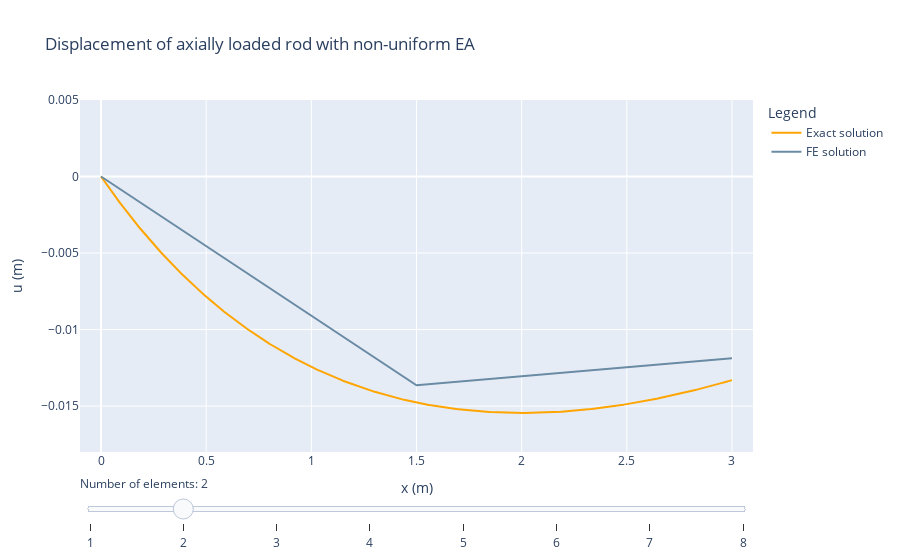

This figure's notebook cell:
### Markdown cell above
## Additional case with non-uniform stiffness

The problem above has one peculiar feature, which is that the nodal values always coincide with the exact solution. This is not a property of the finite element method. For completeness, we show the convergence behavior for a slightly more complicated problem, namely one where $EA$ is a linear function of $x$:

$$
EA = 1\cdot10^3(1+\alpha x)
$$

with $\alpha=0.5$ m$^{-1}$.
With the same boundary conditions, we get a convergence behavior is more typical for what one can expect from finite element solutions. The finite element model still converges to the exact result, but the approximate nature of the solution is now not only visible for the field inside the elements but also for the nodal values themselves.

### Code cell
import plotly.graph_objects as go
import numpy as np
import matplotlib.pyplot as plt

# Redefine matrix assembly to pass on coordinates

def get_element_matrix(EA0, elcoords):
    
    alpha = 0.5
    dx = elcoords[1] - elcoords[0]
    
    # Defining integration locations and weights
    integration_locations = [(dx - dx/(3**0.5))/2, (dx + dx/(3**0.5))/2]
    integration_weights = [dx/2, dx/2]
    n_ip = len(integration_weights)
    
    # Setting up the local element stiffness matrix
    n_node = 2
    K_loc = np.zeros((n_node,n_node))

    # Evaluation of the stiffness matrix in a loop over integration points
    for x_i, w_i in zip(integration_locations, integration_weights):
        B = evaluate_B(x_i, dx)
        EA_loc = EA0*(1 + alpha * (x_i + elcoords[0]))
        K_loc += EA_loc*np.dot(np.transpose(B), B)*w_i

    return K_loc


def assemble_global_K(rod_length, n_el, EA):
    n_DOF = n_el+1
    dx = rod_length/n_el
    K_global = np.zeros((n_DOF, n_DOF))
    
    for i in range(n_el):
        elnodes = get_nodes_for_element(i)
        elcoords = elnodes * dx
        K_global[np.ix_(elnodes,elnodes)] += get_element_matrix(EA, elcoords)
    
    return K_global

# Colors
grey = '#eeeeee' # light grey fill

## Prepare all the graphs that are to be plotted
# Define the range of densities to plot
range_elements = np.arange(1, 9, 1)

## Create plot
fig = go.Figure()

base_traces = 0 # Number of traces that are always visible

length = 3              # Length
EA = 1e3                # Stiffness EA
F_right = 10            # Load applied at the right boundary
u_left = 0              # Displacement at the left boundary
q_load = -10            # Distibuted load
a = 0.5

x_analytical = np.linspace(0, length, 1000)
u_analytical = -q_load/EA*x_analytical/a + (F_right+q_load*(length+1/a))/EA/a*np.log(a*x_analytical+1)

# Add traces, one for each slider step
for a in range_elements: 
    x, u  = simulate(a)
    fig.add_trace(  
        go.Scatter(
            visible=False,
            x=x_analytical,
            y=u_analytical,
            line=dict(color='#FFA500'),
            mode='lines',
            name='Exact solution'))
    fig.add_trace(        
        go.Scatter(
            visible=False,
            x=x,
            y=u,
            line=dict(color='#6a8ba4'),
            mode='lines',
            name='FE solution'))

traces_per_step = 2 # Number of traces per value of a

# Show the traces for one value of a when loading the plot (initial setup)
active_a_index = 1
for i in range(traces_per_step):
    curr_idx = int(base_traces + active_a_index*traces_per_step + i)
    fig.data[curr_idx].visible = True

# Create and add slider
steps = []
for i in range(0, range_elements.shape[0]):
    visarray = [False] * len(fig.data)
    visarray[0:base_traces] = [True] * base_traces
    curr_idx = int(base_traces + i * traces_per_step)
    next_idx = int(base_traces + (i+1) * traces_per_step)
    visarray[curr_idx:next_idx] = [True] * traces_per_step
    step = dict(
        method="update",
        args=[{"visible": visarray}],
        label=str(round(range_elements[i], 1))
    )
    steps.append(step)

sliders = [dict(
    active=active_a_index,
    currentvalue={"prefix": r"Number of elements: "},
    steps=steps
)]

fig.update_layout(
    sliders=sliders,
    legend_title="Legend",
)

fig.update_xaxes(title_text='x (m)', range=[-0.1, 3.1])

# Update yaxis properties
fig.update_yaxes(title_text='u (m)', range=[-0.018, 0.005])

fig.update_layout(
    title="Displacement of axially loaded rod with non-uniform EA",
    sliders=sliders,
    legend_title="Legend"
)

fig

### Figure 1 — Plotly figure (JSON) as saved in the notebook; plotly's stock layout.template omitted (floating-point values rounded to 4 significant figures; data arrays with more than 128 entries replaced by an {"elided": "..."} marker saying what was removed)
{"data": [{"line": {"color": "#FFA500"}, "mode": "lines", "name": "Exact solution", "type": "scatter", "visible": false, "x": {"elided": "1000 float values"}, "y": {"elided": "1000 float values"}}, {"line": {"color": "#6a8ba4"}, "mode": "lines", "name": "FE solution", "type": "scatter", "visible": false, "x": [0, 3], "y": [0, -0.008571]}, {"line": {"color": "#FFA500"}, "mode": "lines", "name": "Exact solution", "type": "scatter", "visible": true, "x": {"elided": "1000 float values"}, "y": {"elided": "1000 float values"}}, {"line": {"color": "#6a8ba4"}, "mode": "lines", "name": "FE solution", "type": "scatter", "visible": true, "x": [0, 1.5, 3], "y": [0, -0.01364, -0.01187]}, {"line": {"color": "#FFA500"}, "mode": "lines", "name": "Exact solution", "type": "scatter", "visible": false, "x": {"elided": "1000 float values"}, "y": {"elided": "1000 float values"}}, {"line": {"color": "#6a8ba4"}, "mode": "lines", "name": "FE solution", "type": "scatter", "visible": false, "x": [0, 1, 2, 3], "y": [0, -0.012, -0.01486, -0.01263]}, {"line": {"color": "#FFA500"}, "mode": "lines", "name": "Exact solution", "type": "scatter", "visible": false, "x": {"elided": "1000 float values"}, "y": {"elided": "1000 float values"}}, {"line": {"color": "#6a8ba4"}, "mode": "lines", "name": "FE solution", "type": "scatter", "visible": false, "x": [0, 0.75, 1.5, 2.25, 3], "y": [0, -0.01026, -0.01446, -0.01495, -0.01292]}, {"line": {"color": "#FFA500"}, "mode": "lines", "name": "Exact solution", "type": "scatter", "visible": false, "x": {"elided": "1000 float values"}, "y": {"elided": "1000 float values"}}, {"line": {"color": "#6a8ba4"}, "mode": "lines", "name": "FE solution", "type": "scatter", "visible": false, "x": [0, 0.6, 1.2, 1.8, 2.4, 3], "y": [0, -0.00887, -0.01342, -0.01514, -0.01484, -0.01306]}, {"line": {"color": "#FFA500"}, "mode": "lines", "name": "Exact solution", "type": "scatter", "visible": false, "x": {"elided": "1000 float values"}, "y": {"elided": "1000 float values"}}, {"line": {"color": "#6a8ba4"}, "mode": "lines", "name": "FE solution", "type": "scatter", "visible": false, "x": [0, 0.5, 1, 1.5, 2, 2.5, 3], "y": [0, -0.007778, -0.01232, -0.01463, -0.0153, -0.01471, -0.01313]}, {"line": {"color": "#FFA500"}, "mode": "lines", "name": "Exact solution", "type": "scatter", "visible": false, "x": {"elided": "1000 float values"}, "y": {"elided": "1000 float values"}}, {"line": {"color": "#6a8ba4"}, "mode": "lines", "name": "FE solution", "type": "scatter", "visible": false, "x": [0, 0.4286, 0.8571, 1.286, 1.714, 2.143, 2.571, 3], "y": [0, -0.006912, -0.01131, -0.01391, -0.01513, -0.01529, -0.01458, -0.01318]}, {"line": {"color": "#FFA500"}, "mode": "lines", "name": "Exact solution", "type": "scatter", "visible": false, "x": {"elided": "1000 float values"}, "y": {"elided": "1000 float values"}}, {"line": {"color": "#6a8ba4"}, "mode": "lines", "name": "FE solution", "type": "scatter", "visible": false, "x": [0, 0.375, 0.75, 1.125, 1.5, 1.875, 2.25, 2.625, 3], "y": [0, -0.006214, -0.01042, -0.01313, -0.01469, -0.01533, -0.01521, -0.01447, -0.01321]}], "layout": {"legend": {"title": {"text": "Legend"}}, "sliders": [{"active": 1, "currentvalue": {"prefix": "Number of elements: "}, "steps": [{"args": [{"visible": [true, true, false, false, false, false, false, false, false, false, false, false, false, false, false, false]}], "label": "1", "method": "update"}, {"args": [{"visible": [false, false, true, true, false, false, false, false, false, false, false, false, false, false, false, false]}], "label": "2", "method": "update"}, {"args": [{"visible": [false, false, false, false, true, true, false, false, false, false, false, false, false, false, false, false]}], "label": "3", "method": "update"}, {"args": [{"visible": [false, false, false, false, false, false, true, true, false, false, false, false, false, false, false, false]}], "label": "4", "method": "update"}, {"args": [{"visible": [false, false, false, false, false, false, false, false, true, true, false, false, false, false, false, false]}], "label": "5", "method": "update"}, {"args": [{"visible": [false, false, false, false, false, false, false, false, false, false, true, true, false, false, false, false]}], "label": "6", "method": "update"}, {"args": [{"visible": [false, false, false, false, false, false, false, false, false, false, false, false, true, true, false, false]}], "label": "7", "method": "update"}, {"args": [{"visible": [false, false, false, false, false, false, false, false, false, false, false, false, false, false, true, true]}], "label": "8", "method": "update"}]}], "title": {"text": "Displacement of axially loaded rod with non-uniform EA"}, "xaxis": {"range": [-0.1, 3.1], "title": {"text": "x (m)"}}, "yaxis": {"range": [-0.018, 0.005], "title": {"text": "u (m)"}}}}
